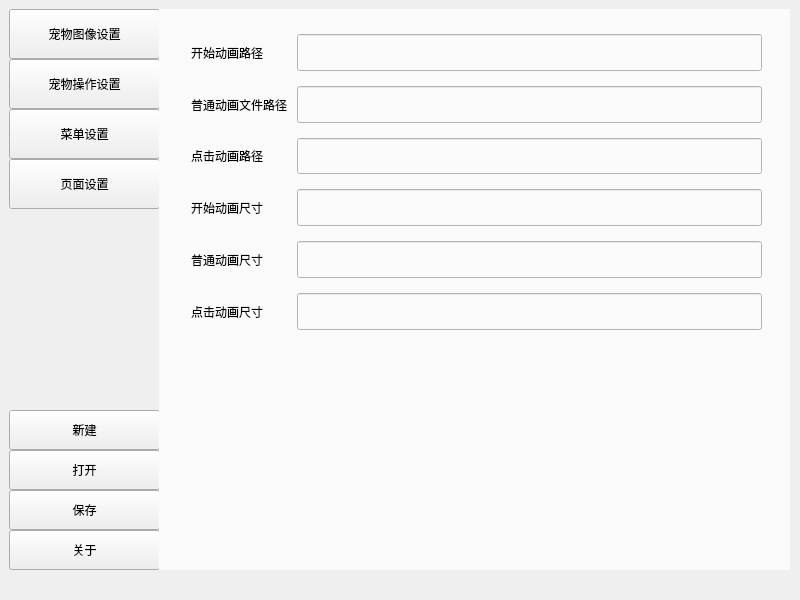
<?xml version="1.0" encoding="UTF-8"?>
<ui version="4.0">
 <class>MainWindow</class>
 <widget class="QMainWindow" name="MainWindow">
  <property name="geometry">
   <rect>
    <x>0</x>
    <y>0</y>
    <width>800</width>
    <height>600</height>
   </rect>
  </property>
  <property name="windowTitle">
   <string>MainWindow</string>
  </property>
  <widget class="QWidget" name="centralwidget">
   <widget class="QWidget" name="widget" native="true">
    <property name="geometry">
     <rect>
      <x>9</x>
      <y>9</y>
      <width>151</width>
      <height>561</height>
     </rect>
    </property>
    <layout class="QVBoxLayout" name="verticalLayout">
     <property name="spacing">
      <number>0</number>
     </property>
     <property name="leftMargin">
      <number>0</number>
     </property>
     <property name="topMargin">
      <number>0</number>
     </property>
     <property name="rightMargin">
      <number>0</number>
     </property>
     <property name="bottomMargin">
      <number>0</number>
     </property>
     <item>
      <widget class="QPushButton" name="PageButton1">
       <property name="minimumSize">
        <size>
         <width>0</width>
         <height>50</height>
        </size>
       </property>
       <property name="text">
        <string>宠物图像设置</string>
       </property>
      </widget>
     </item>
     <item>
      <widget class="QPushButton" name="PageButton2">
       <property name="minimumSize">
        <size>
         <width>0</width>
         <height>50</height>
        </size>
       </property>
       <property name="text">
        <string>宠物操作设置</string>
       </property>
      </widget>
     </item>
     <item>
      <widget class="QPushButton" name="PageButton3">
       <property name="minimumSize">
        <size>
         <width>0</width>
         <height>50</height>
        </size>
       </property>
       <property name="text">
        <string>菜单设置</string>
       </property>
      </widget>
     </item>
     <item>
      <widget class="QPushButton" name="PageButton4">
       <property name="minimumSize">
        <size>
         <width>0</width>
         <height>50</height>
        </size>
       </property>
       <property name="text">
        <string>页面设置</string>
       </property>
      </widget>
     </item>
     <item>
      <spacer name="verticalSpacer">
       <property name="orientation">
        <enum>Qt::Vertical</enum>
       </property>
       <property name="sizeHint" stdset="0">
        <size>
         <width>20</width>
         <height>358</height>
        </size>
       </property>
      </spacer>
     </item>
     <item>
      <widget class="QPushButton" name="newFileButton">
       <property name="minimumSize">
        <size>
         <width>0</width>
         <height>40</height>
        </size>
       </property>
       <property name="text">
        <string>新建</string>
       </property>
      </widget>
     </item>
     <item>
      <widget class="QPushButton" name="openFileButton">
       <property name="minimumSize">
        <size>
         <width>0</width>
         <height>40</height>
        </size>
       </property>
       <property name="text">
        <string>打开</string>
       </property>
      </widget>
     </item>
     <item>
      <widget class="QPushButton" name="saveFileButton">
       <property name="minimumSize">
        <size>
         <width>0</width>
         <height>40</height>
        </size>
       </property>
       <property name="text">
        <string>保存</string>
       </property>
      </widget>
     </item>
     <item>
      <widget class="QPushButton" name="aboutButton">
       <property name="minimumSize">
        <size>
         <width>0</width>
         <height>40</height>
        </size>
       </property>
       <property name="text">
        <string>关于</string>
       </property>
      </widget>
     </item>
    </layout>
   </widget>
   <widget class="QStackedWidget" name="stackedWidget">
    <property name="geometry">
     <rect>
      <x>159</x>
      <y>9</y>
      <width>631</width>
      <height>561</height>
     </rect>
    </property>
    <property name="styleSheet">
     <string notr="true"/>
    </property>
    <property name="currentIndex">
     <number>0</number>
    </property>
    <widget class="QWidget" name="page">
     <property name="styleSheet">
      <string notr="true">QWidget{
	background-color:rgb(250, 250, 250)
}</string>
     </property>
     <widget class="QWidget" name="layoutWidget">
      <property name="geometry">
       <rect>
        <x>32</x>
        <y>25</y>
        <width>571</width>
        <height>511</height>
       </rect>
      </property>
      <layout class="QFormLayout" name="formLayout">
       <property name="verticalSpacing">
        <number>15</number>
       </property>
       <item row="0" column="0">
        <widget class="QLabel" name="startGifLB">
         <property name="sizePolicy">
          <sizepolicy hsizetype="Preferred" vsizetype="Expanding">
           <horstretch>0</horstretch>
           <verstretch>1</verstretch>
          </sizepolicy>
         </property>
         <property name="minimumSize">
          <size>
           <width>100</width>
           <height>0</height>
          </size>
         </property>
         <property name="text">
          <string>开始动画路径</string>
         </property>
        </widget>
       </item>
       <item row="0" column="1">
        <widget class="QLineEdit" name="startGif">
         <property name="sizePolicy">
          <sizepolicy hsizetype="Expanding" vsizetype="Expanding">
           <horstretch>0</horstretch>
           <verstretch>1</verstretch>
          </sizepolicy>
         </property>
         <property name="inputMask">
          <string/>
         </property>
         <property name="text">
          <string/>
         </property>
        </widget>
       </item>
       <item row="1" column="0">
        <widget class="QLabel" name="normalGifFileLB">
         <property name="sizePolicy">
          <sizepolicy hsizetype="Preferred" vsizetype="Expanding">
           <horstretch>0</horstretch>
           <verstretch>1</verstretch>
          </sizepolicy>
         </property>
         <property name="minimumSize">
          <size>
           <width>100</width>
           <height>0</height>
          </size>
         </property>
         <property name="text">
          <string>普通动画文件路径</string>
         </property>
        </widget>
       </item>
       <item row="1" column="1">
        <widget class="QLineEdit" name="normalGifFile">
         <property name="sizePolicy">
          <sizepolicy hsizetype="Expanding" vsizetype="Expanding">
           <horstretch>0</horstretch>
           <verstretch>1</verstretch>
          </sizepolicy>
         </property>
        </widget>
       </item>
       <item row="2" column="0">
        <widget class="QLabel" name="clickGifLB">
         <property name="sizePolicy">
          <sizepolicy hsizetype="Preferred" vsizetype="Expanding">
           <horstretch>0</horstretch>
           <verstretch>1</verstretch>
          </sizepolicy>
         </property>
         <property name="minimumSize">
          <size>
           <width>100</width>
           <height>0</height>
          </size>
         </property>
         <property name="text">
          <string>点击动画路径</string>
         </property>
        </widget>
       </item>
       <item row="2" column="1">
        <widget class="QLineEdit" name="clickGif">
         <property name="sizePolicy">
          <sizepolicy hsizetype="Expanding" vsizetype="Expanding">
           <horstretch>0</horstretch>
           <verstretch>1</verstretch>
          </sizepolicy>
         </property>
        </widget>
       </item>
       <item row="3" column="0">
        <widget class="QLabel" name="startWindowSizeLB">
         <property name="sizePolicy">
          <sizepolicy hsizetype="Preferred" vsizetype="Expanding">
           <horstretch>0</horstretch>
           <verstretch>1</verstretch>
          </sizepolicy>
         </property>
         <property name="minimumSize">
          <size>
           <width>100</width>
           <height>0</height>
          </size>
         </property>
         <property name="text">
          <string>开始动画尺寸</string>
         </property>
        </widget>
       </item>
       <item row="3" column="1">
        <widget class="QLineEdit" name="startWindowSize">
         <property name="sizePolicy">
          <sizepolicy hsizetype="Expanding" vsizetype="Expanding">
           <horstretch>0</horstretch>
           <verstretch>1</verstretch>
          </sizepolicy>
         </property>
        </widget>
       </item>
       <item row="4" column="0">
        <widget class="QLabel" name="petSizeLB">
         <property name="sizePolicy">
          <sizepolicy hsizetype="Preferred" vsizetype="Expanding">
           <horstretch>0</horstretch>
           <verstretch>1</verstretch>
          </sizepolicy>
         </property>
         <property name="minimumSize">
          <size>
           <width>100</width>
           <height>0</height>
          </size>
         </property>
         <property name="text">
          <string>普通动画尺寸</string>
         </property>
        </widget>
       </item>
       <item row="4" column="1">
        <widget class="QLineEdit" name="petSize">
         <property name="sizePolicy">
          <sizepolicy hsizetype="Expanding" vsizetype="Expanding">
           <horstretch>0</horstretch>
           <verstretch>1</verstretch>
          </sizepolicy>
         </property>
        </widget>
       </item>
       <item row="5" column="0">
        <widget class="QLabel" name="petSize_clickLB">
         <property name="sizePolicy">
          <sizepolicy hsizetype="Preferred" vsizetype="Expanding">
           <horstretch>0</horstretch>
           <verstretch>1</verstretch>
          </sizepolicy>
         </property>
         <property name="minimumSize">
          <size>
           <width>100</width>
           <height>0</height>
          </size>
         </property>
         <property name="text">
          <string>点击动画尺寸</string>
         </property>
        </widget>
       </item>
       <item row="5" column="1">
        <widget class="QLineEdit" name="petSize_click">
         <property name="sizePolicy">
          <sizepolicy hsizetype="Expanding" vsizetype="Expanding">
           <horstretch>0</horstretch>
           <verstretch>1</verstretch>
          </sizepolicy>
         </property>
        </widget>
       </item>
       <item row="6" column="1">
        <spacer name="verticalSpacer_2">
         <property name="orientation">
          <enum>Qt::Vertical</enum>
         </property>
         <property name="sizeHint" stdset="0">
          <size>
           <width>20</width>
           <height>200</height>
          </size>
         </property>
        </spacer>
       </item>
      </layout>
     </widget>
    </widget>
    <widget class="QWidget" name="page_2">
     <property name="styleSheet">
      <string notr="true">QWidget{
	background-color:rgb(250, 250, 250)
}</string>
     </property>
     <widget class="QWidget" name="layoutWidget">
      <property name="geometry">
       <rect>
        <x>20</x>
        <y>20</y>
        <width>601</width>
        <height>211</height>
       </rect>
      </property>
      <layout class="QFormLayout" name="formLayout_2">
       <property name="horizontalSpacing">
        <number>6</number>
       </property>
       <property name="verticalSpacing">
        <number>15</number>
       </property>
       <item row="0" column="0">
        <widget class="QLabel" name="dialoglistLB">
         <property name="sizePolicy">
          <sizepolicy hsizetype="Preferred" vsizetype="Expanding">
           <horstretch>0</horstretch>
           <verstretch>0</verstretch>
          </sizepolicy>
         </property>
         <property name="minimumSize">
          <size>
           <width>100</width>
           <height>0</height>
          </size>
         </property>
         <property name="text">
          <string>对话文件路径</string>
         </property>
        </widget>
       </item>
       <item row="0" column="1">
        <widget class="QLineEdit" name="dialoglist">
         <property name="sizePolicy">
          <sizepolicy hsizetype="Expanding" vsizetype="Expanding">
           <horstretch>0</horstretch>
           <verstretch>0</verstretch>
          </sizepolicy>
         </property>
        </widget>
       </item>
       <item row="1" column="0">
        <widget class="QLabel" name="clickTalkLB">
         <property name="sizePolicy">
          <sizepolicy hsizetype="Preferred" vsizetype="Expanding">
           <horstretch>0</horstretch>
           <verstretch>0</verstretch>
          </sizepolicy>
         </property>
         <property name="minimumSize">
          <size>
           <width>100</width>
           <height>0</height>
          </size>
         </property>
         <property name="text">
          <string>点击对话</string>
         </property>
        </widget>
       </item>
       <item row="1" column="1">
        <widget class="QLineEdit" name="clickTalk">
         <property name="sizePolicy">
          <sizepolicy hsizetype="Expanding" vsizetype="Expanding">
           <horstretch>0</horstretch>
           <verstretch>0</verstretch>
          </sizepolicy>
         </property>
        </widget>
       </item>
       <item row="2" column="0">
        <widget class="QLabel" name="changeGifTime_msLB">
         <property name="sizePolicy">
          <sizepolicy hsizetype="Preferred" vsizetype="Expanding">
           <horstretch>0</horstretch>
           <verstretch>0</verstretch>
          </sizepolicy>
         </property>
         <property name="minimumSize">
          <size>
           <width>100</width>
           <height>0</height>
          </size>
         </property>
         <property name="text">
          <string>动作切换时间ms</string>
         </property>
        </widget>
       </item>
       <item row="2" column="1">
        <widget class="QLineEdit" name="changeGifTime_ms">
         <property name="sizePolicy">
          <sizepolicy hsizetype="Expanding" vsizetype="Expanding">
           <horstretch>0</horstretch>
           <verstretch>0</verstretch>
          </sizepolicy>
         </property>
        </widget>
       </item>
       <item row="3" column="0">
        <widget class="QLabel" name="changeTalkTime_msLB">
         <property name="sizePolicy">
          <sizepolicy hsizetype="Preferred" vsizetype="Expanding">
           <horstretch>0</horstretch>
           <verstretch>0</verstretch>
          </sizepolicy>
         </property>
         <property name="minimumSize">
          <size>
           <width>100</width>
           <height>0</height>
          </size>
         </property>
         <property name="text">
          <string>对话切换时间ms</string>
         </property>
        </widget>
       </item>
       <item row="3" column="1">
        <widget class="QLineEdit" name="changeTalkTime_ms">
         <property name="sizePolicy">
          <sizepolicy hsizetype="Expanding" vsizetype="Expanding">
           <horstretch>0</horstretch>
           <verstretch>0</verstretch>
          </sizepolicy>
         </property>
        </widget>
       </item>
      </layout>
     </widget>
     <widget class="QWidget" name="layoutWidget">
      <property name="geometry">
       <rect>
        <x>21</x>
        <y>264</y>
        <width>211</width>
        <height>191</height>
       </rect>
      </property>
      <layout class="QVBoxLayout" name="verticalLayout_2">
       <item>
        <widget class="QCheckBox" name="isRandomPosition">
         <property name="minimumSize">
          <size>
           <width>0</width>
           <height>40</height>
          </size>
         </property>
         <property name="text">
          <string>开始时随机位置</string>
         </property>
        </widget>
       </item>
       <item>
        <widget class="QCheckBox" name="isPetFollowMouse">
         <property name="minimumSize">
          <size>
           <width>0</width>
           <height>40</height>
          </size>
         </property>
         <property name="text">
          <string>宠物可被拖动</string>
         </property>
        </widget>
       </item>
       <item>
        <widget class="QComboBox" name="clickShape">
         <property name="minimumSize">
          <size>
           <width>0</width>
           <height>40</height>
          </size>
         </property>
        </widget>
       </item>
       <item>
        <layout class="QHBoxLayout" name="horizontalLayout">
         <item>
          <widget class="QLabel" name="encodeLB">
           <property name="minimumSize">
            <size>
             <width>150</width>
             <height>0</height>
            </size>
           </property>
           <property name="text">
            <string>高级:对话解码方式</string>
           </property>
          </widget>
         </item>
         <item>
          <widget class="QLineEdit" name="encodeSt">
           <property name="minimumSize">
            <size>
             <width>0</width>
             <height>30</height>
            </size>
           </property>
          </widget>
         </item>
        </layout>
       </item>
      </layout>
     </widget>
    </widget>
    <widget class="QWidget" name="page_3">
     <property name="styleSheet">
      <string notr="true">QWidget{
	background-color:rgb(250, 250, 250)
}</string>
     </property>
     <widget class="QWidget" name="layoutWidget">
      <property name="geometry">
       <rect>
        <x>22</x>
        <y>20</y>
        <width>591</width>
        <height>521</height>
       </rect>
      </property>
      <layout class="QFormLayout" name="formLayout_3">
       <property name="verticalSpacing">
        <number>15</number>
       </property>
       <item row="0" column="0">
        <widget class="QLabel" name="pallIconLB">
         <property name="sizePolicy">
          <sizepolicy hsizetype="Preferred" vsizetype="Expanding">
           <horstretch>0</horstretch>
           <verstretch>1</verstretch>
          </sizepolicy>
         </property>
         <property name="minimumSize">
          <size>
           <width>100</width>
           <height>0</height>
          </size>
         </property>
         <property name="text">
          <string>托盘图标路径</string>
         </property>
        </widget>
       </item>
       <item row="0" column="1">
        <widget class="QLineEdit" name="pallIcon">
         <property name="sizePolicy">
          <sizepolicy hsizetype="Expanding" vsizetype="Expanding">
           <horstretch>0</horstretch>
           <verstretch>1</verstretch>
          </sizepolicy>
         </property>
        </widget>
       </item>
       <item row="1" column="0">
        <widget class="QLabel" name="pallQuitIconLB">
         <property name="sizePolicy">
          <sizepolicy hsizetype="Preferred" vsizetype="Expanding">
           <horstretch>0</horstretch>
           <verstretch>1</verstretch>
          </sizepolicy>
         </property>
         <property name="minimumSize">
          <size>
           <width>100</width>
           <height>0</height>
          </size>
         </property>
         <property name="text">
          <string>托盘退出图标路径</string>
         </property>
        </widget>
       </item>
       <item row="1" column="1">
        <widget class="QLineEdit" name="pallQuitIcon">
         <property name="sizePolicy">
          <sizepolicy hsizetype="Expanding" vsizetype="Expanding">
           <horstretch>0</horstretch>
           <verstretch>1</verstretch>
          </sizepolicy>
         </property>
        </widget>
       </item>
       <item row="2" column="0">
        <widget class="QLabel" name="pallQuitNameLB">
         <property name="sizePolicy">
          <sizepolicy hsizetype="Preferred" vsizetype="Expanding">
           <horstretch>0</horstretch>
           <verstretch>1</verstretch>
          </sizepolicy>
         </property>
         <property name="minimumSize">
          <size>
           <width>100</width>
           <height>0</height>
          </size>
         </property>
         <property name="text">
          <string>托盘退出名称</string>
         </property>
        </widget>
       </item>
       <item row="2" column="1">
        <widget class="QLineEdit" name="pallQuitName">
         <property name="sizePolicy">
          <sizepolicy hsizetype="Expanding" vsizetype="Expanding">
           <horstretch>0</horstretch>
           <verstretch>1</verstretch>
          </sizepolicy>
         </property>
        </widget>
       </item>
       <item row="3" column="0">
        <widget class="QLabel" name="pallShowIconLB">
         <property name="sizePolicy">
          <sizepolicy hsizetype="Preferred" vsizetype="Expanding">
           <horstretch>0</horstretch>
           <verstretch>1</verstretch>
          </sizepolicy>
         </property>
         <property name="minimumSize">
          <size>
           <width>100</width>
           <height>0</height>
          </size>
         </property>
         <property name="text">
          <string>托盘显示图标路径</string>
         </property>
        </widget>
       </item>
       <item row="3" column="1">
        <widget class="QLineEdit" name="pallShowIcon">
         <property name="sizePolicy">
          <sizepolicy hsizetype="Expanding" vsizetype="Expanding">
           <horstretch>0</horstretch>
           <verstretch>1</verstretch>
          </sizepolicy>
         </property>
        </widget>
       </item>
       <item row="4" column="0">
        <widget class="QLabel" name="pallShowNameLB">
         <property name="sizePolicy">
          <sizepolicy hsizetype="Preferred" vsizetype="Expanding">
           <horstretch>0</horstretch>
           <verstretch>1</verstretch>
          </sizepolicy>
         </property>
         <property name="minimumSize">
          <size>
           <width>100</width>
           <height>0</height>
          </size>
         </property>
         <property name="text">
          <string>托盘显示名称</string>
         </property>
        </widget>
       </item>
       <item row="4" column="1">
        <widget class="QLineEdit" name="pallShowName">
         <property name="sizePolicy">
          <sizepolicy hsizetype="Expanding" vsizetype="Expanding">
           <horstretch>0</horstretch>
           <verstretch>1</verstretch>
          </sizepolicy>
         </property>
        </widget>
       </item>
       <item row="5" column="0">
        <widget class="QLabel" name="quitNameLB">
         <property name="sizePolicy">
          <sizepolicy hsizetype="Preferred" vsizetype="Expanding">
           <horstretch>0</horstretch>
           <verstretch>1</verstretch>
          </sizepolicy>
         </property>
         <property name="minimumSize">
          <size>
           <width>100</width>
           <height>0</height>
          </size>
         </property>
         <property name="text">
          <string>宠物退出名称</string>
         </property>
        </widget>
       </item>
       <item row="5" column="1">
        <widget class="QLineEdit" name="quitName">
         <property name="sizePolicy">
          <sizepolicy hsizetype="Expanding" vsizetype="Expanding">
           <horstretch>0</horstretch>
           <verstretch>1</verstretch>
          </sizepolicy>
         </property>
        </widget>
       </item>
       <item row="6" column="0">
        <widget class="QLabel" name="hideNameLB">
         <property name="sizePolicy">
          <sizepolicy hsizetype="Preferred" vsizetype="Expanding">
           <horstretch>0</horstretch>
           <verstretch>1</verstretch>
          </sizepolicy>
         </property>
         <property name="minimumSize">
          <size>
           <width>100</width>
           <height>0</height>
          </size>
         </property>
         <property name="text">
          <string>宠物隐藏名称</string>
         </property>
        </widget>
       </item>
       <item row="6" column="1">
        <widget class="QLineEdit" name="hideName">
         <property name="sizePolicy">
          <sizepolicy hsizetype="Expanding" vsizetype="Expanding">
           <horstretch>0</horstretch>
           <verstretch>1</verstretch>
          </sizepolicy>
         </property>
        </widget>
       </item>
       <item row="7" column="1">
        <spacer name="verticalSpacer_3">
         <property name="orientation">
          <enum>Qt::Vertical</enum>
         </property>
         <property name="sizeHint" stdset="0">
          <size>
           <width>20</width>
           <height>180</height>
          </size>
         </property>
        </spacer>
       </item>
      </layout>
     </widget>
    </widget>
    <widget class="QWidget" name="page_4">
     <property name="styleSheet">
      <string notr="true">QWidget{
	background-color:rgb(250, 250, 250)
}</string>
     </property>
     <widget class="QWidget" name="layoutWidget">
      <property name="geometry">
       <rect>
        <x>20</x>
        <y>20</y>
        <width>381</width>
        <height>531</height>
       </rect>
      </property>
      <layout class="QVBoxLayout" name="verticalLayout_3" stretch="0,0,0,0,0,0,0,0,0,0,0,0">
       <item>
        <widget class="QCheckBox" name="isStaysOnTopHint">
         <property name="text">
          <string>在页面最上层</string>
         </property>
        </widget>
       </item>
       <item>
        <widget class="QCheckBox" name="isAutoFillBackground">
         <property name="text">
          <string>填充背景</string>
         </property>
        </widget>
       </item>
       <item>
        <widget class="QLabel" name="showTransparencyLB">
         <property name="text">
          <string>显示透明度</string>
         </property>
        </widget>
       </item>
       <item>
        <widget class="QDoubleSpinBox" name="showTransparency"/>
       </item>
       <item>
        <widget class="QLabel" name="hideTransparencyLB">
         <property name="text">
          <string>隐藏透明度</string>
         </property>
        </widget>
       </item>
       <item>
        <widget class="QDoubleSpinBox" name="hideTransparency"/>
       </item>
       <item>
        <widget class="QLabel" name="zw">
         <property name="text">
          <string/>
         </property>
        </widget>
       </item>
       <item>
        <widget class="QLabel" name="gjLB">
         <property name="text">
          <string>高级</string>
         </property>
        </widget>
       </item>
       <item>
        <widget class="QLabel" name="talkLableStyleSheetLB">
         <property name="text">
          <string>对话LableStyleSheet:</string>
         </property>
        </widget>
       </item>
       <item>
        <widget class="QTextEdit" name="talkLableStyleSheet"/>
       </item>
       <item>
        <widget class="QLabel" name="talkLableStyleSheet_clickLB">
         <property name="text">
          <string>点击对话LableStyleSheet:</string>
         </property>
        </widget>
       </item>
       <item>
        <widget class="QTextEdit" name="talkLableStyleSheet_click"/>
       </item>
      </layout>
     </widget>
    </widget>
    <widget class="QWidget" name="page_5">
     <property name="styleSheet">
      <string notr="true">QWidget{
	background-color:rgb(250, 250, 250)
}</string>
     </property>
     <widget class="QLabel" name="aboutLB">
      <property name="geometry">
       <rect>
        <x>40</x>
        <y>30</y>
        <width>161</width>
        <height>51</height>
       </rect>
      </property>
      <property name="text">
       <string>开发者:YuBan</string>
      </property>
     </widget>
    </widget>
   </widget>
  </widget>
  <widget class="QMenuBar" name="menubar">
   <property name="geometry">
    <rect>
     <x>0</x>
     <y>0</y>
     <width>800</width>
     <height>22</height>
    </rect>
   </property>
  </widget>
 </widget>
 <resources/>
 <connections/>
</ui>
